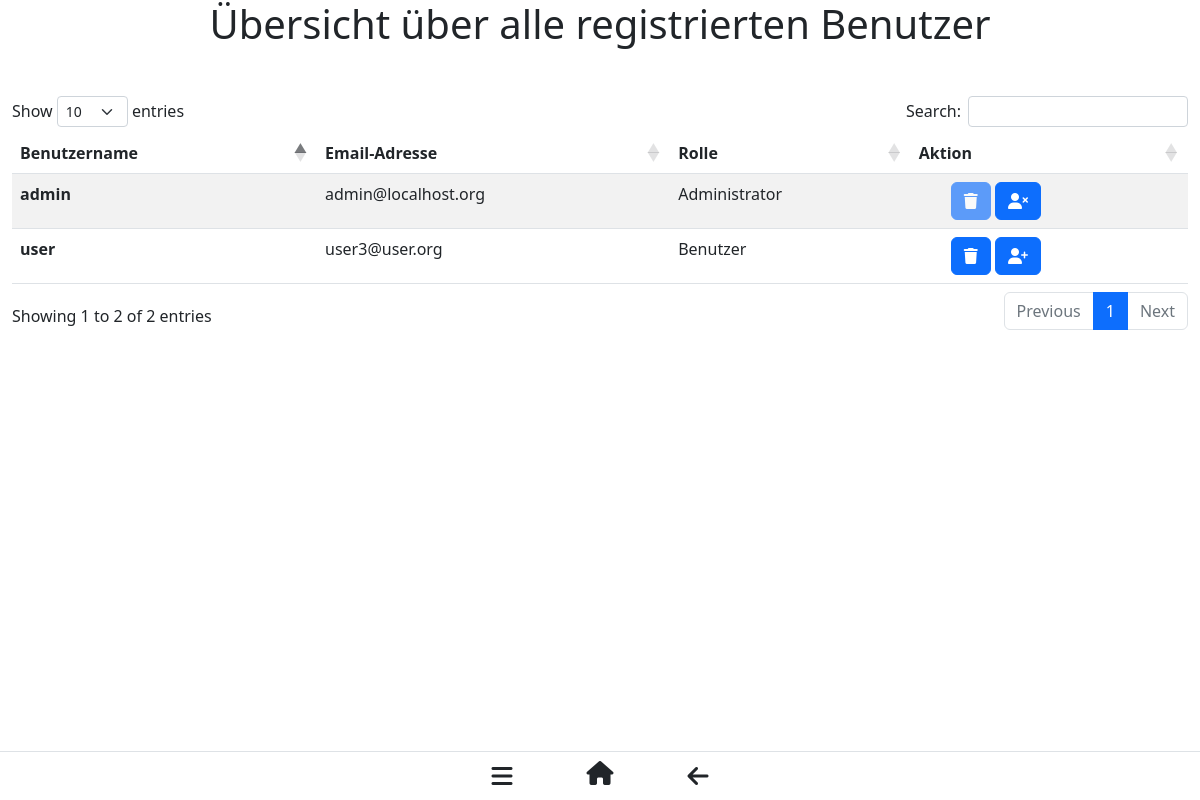
/adminbereich (signed in), run on an earlier commit of the app's database.
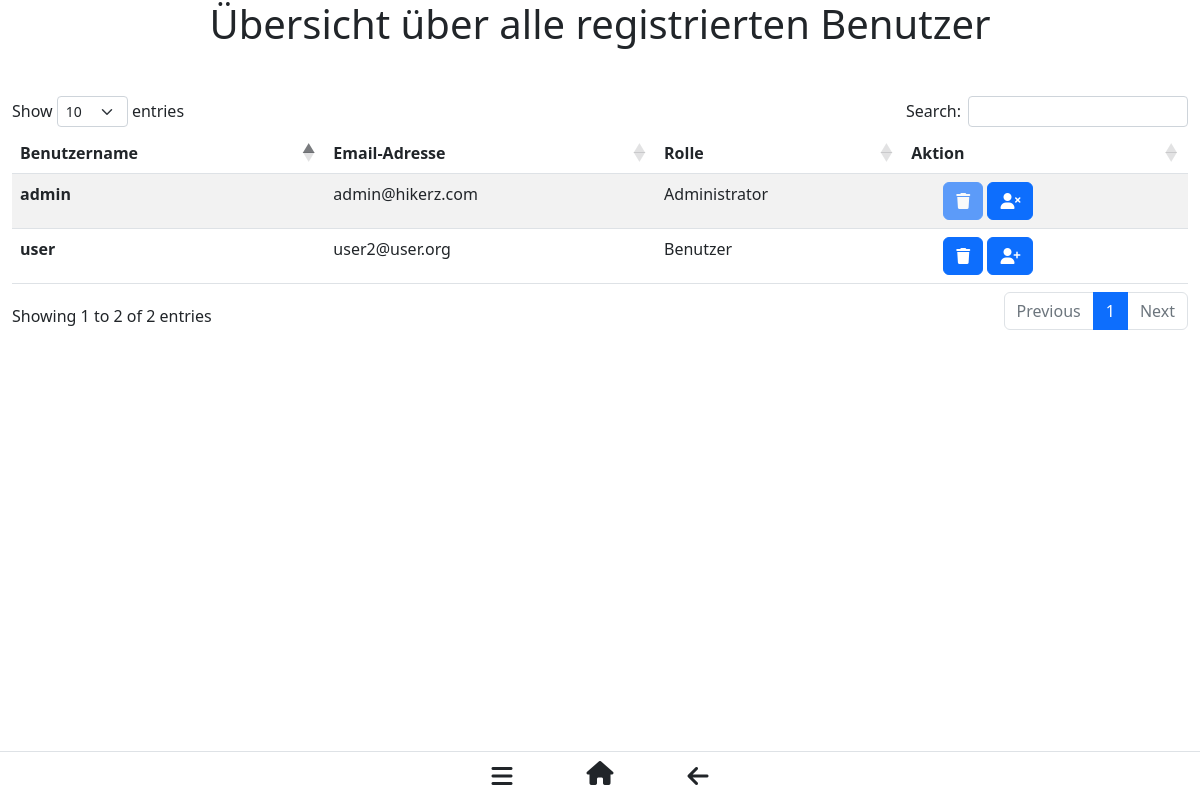
And on a later commit of the database.
### hikerz/db.py (models this page shows, shortened)
class User(db.Model):
    __tablename__ = 'User'
    username = db.Column(db.String(45), primary_key=True)
    emailAdresse = db.Column(db.String(45), nullable=False, unique=True)
    password = db.Column(db.String(80), nullable=False)
    rolle = db.Column(db.Integer(),  nullable=False)
    creatorOfRoute = db.relationship('Route', back_populates='creatorRelationship')
    creatorOfHighlight = db.relationship('Highlight', back_populates='creatorRelationship')
    creatorOfRouteImage = db.relationship('RouteImage', back_populates='creatorRelationship')
    creatorOfReview = db.relationship('Review', back_populates='creatorRelationship')
    member_since = db.Column(db.String(10), nullable=False, default="01.01.2022")

### hikerz/views.py (the view)
@views.route('/adminbereich')
@login_required
def adminbereich():
    if current_user.rolle != 1:
        abort(401)
    allUsers = User.query.all()
    return render_template("adminArea.html", allUsers=allUsers)

### hikerz/__init__.py (called while the page is built)
@login_manager.user_loader
def user_loader(username):
    return User.query.get(username)

### hikerz/templates/adminArea.html (shortened to what this page needs)
{% extends "base.html" %}
{% block content %}
    <h1 align="center"> Übersicht über alle registrierten Benutzer </h1>
    <p><br></p>
    <table id="example" class="table table-striped" style="width:100%">
        <thead>
            <tr>
                <th scope="col">Benutzername</th>
                <th scope="col">Email-Adresse</th>
                <th scope="col">Rolle</th>
                <th scope="col">Aktion</th>
            </tr>
        </thead>
        <tbody>
            {% for u in allUsers %}
                <tr>
                    <th scope="row">{{ u.username }}</th>
                    <td>{{ u.emailAdresse }}</td>
                    <td>{% if u.rolle == 1 %}
                            Administrator
                        {% endif %}
                        {% if u.rolle != 1 %}
                            Benutzer
                        {% endif %}
                    </td>
                    <td>
                        <ul class="list inline m-0">
                            <li class="list-inline-item">
                                {% if u.rolle == 1 %}
                                    <button type="button" class="btn btn-primary" data-bs-toggle="modal" data-bs-target="#myModalFor{{ u.username }}" data-toggle="tooltip" data-placement="top" title="Benutzer löschen" disabled><i class="fa fa-trash"></i></button>
                                {% endif %}
                                {% if u.rolle != 1 %}
                                    <button type="button" class="btn btn-primary" data-bs-toggle="modal" data-bs-target="#myModalFor{{ u.username }}" data-toggle="tooltip" data-placement="top" title="Benutzer löschen"><i class="fa fa-trash"></i></button>
                                {% endif %}
                                {% if u.rolle != 1 %}
                                    <button type="button" class="btn btn-primary" onclick="window.location.href='/benutzerRechteErhoehen/{{ u.username }}';" data-toggle="tooltip" data-placement="top" title="Benutzer zu Administrator machen"><i class="fa fa-user-plus" aria-hidden="true"></i></button>
                                {% endif %}
                                {% if u.rolle == 1 %}
                                    <button type="button" class="btn btn-primary" onclick="window.location.href='/benutzerRechteVerringern/{{ u.username }}';" data-toggle="tooltip" data-placement="top" title="Administratorenrechte des Benutzers entfernen"><i class="fa fa-user-times" aria-hidden="true"></i></button>
                                {% endif %}
                            </li>
                        </ul>
                    </td>
                </tr>
            {% endfor %}
        </tbody>
    </table>
{% endblock %}

What changed in the data, as far as the page shows it:
changed User "admin": emailAdresse "admin@localhost.org" → "admin@hikerz.com"
changed User "user": emailAdresse "user3@user.org" → "user2@user.org"
